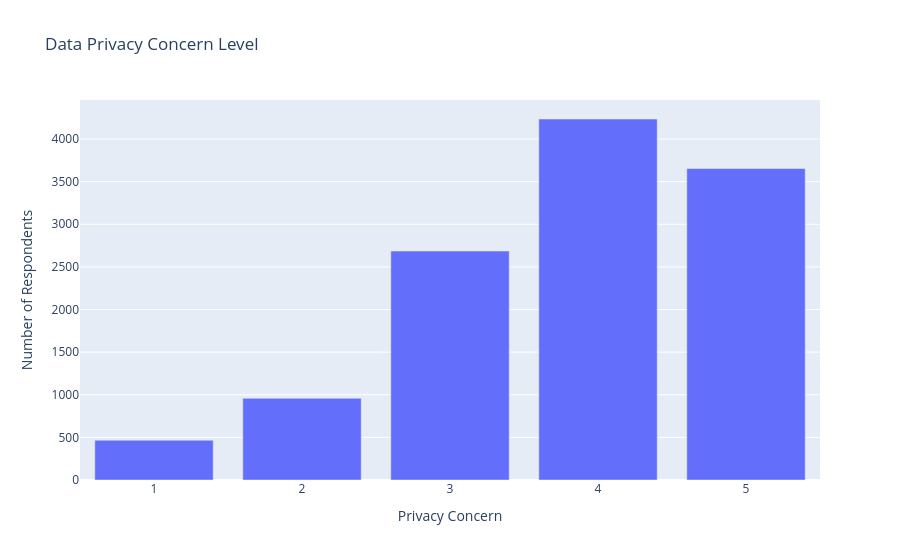

The notebook cell saved with this chart:
### Code cell
# Data Privacy Concern — Bar Chart
privacy = df['data_privacy_concern_level'].value_counts().reset_index()

fig = px.bar(
    privacy,
    x='data_privacy_concern_level',
    y='count',
    title='Data Privacy Concern Level',
    labels={
        'data_privacy_concern_level': 'Privacy Concern',
        'count': 'Number of Respondents'
    }
)

fig.show()

### Figure 1 — Plotly figure (JSON) as saved in the notebook; plotly's stock layout.template omitted (floating-point values rounded to 4 significant figures)
{"data": [{"hovertemplate": "Privacy Concern=%{x}<br>Number of Respondents=%{y}<extra></extra>", "legendgroup": "", "marker": {"color": "#636efa", "pattern": {"shape": ""}}, "name": "", "orientation": "v", "showlegend": false, "textposition": "auto", "type": "bar", "x": [4, 5, 3, 2, 1], "xaxis": "x", "y": [4235, 3654, 2686, 958, 467], "yaxis": "y"}], "layout": {"barmode": "relative", "legend": {"tracegroupgap": 0}, "title": {"text": "Data Privacy Concern Level"}, "xaxis": {"anchor": "y", "domain": [0, 1], "title": {"text": "Privacy Concern"}}, "yaxis": {"anchor": "x", "domain": [0, 1], "title": {"text": "Number of Respondents"}}}}
